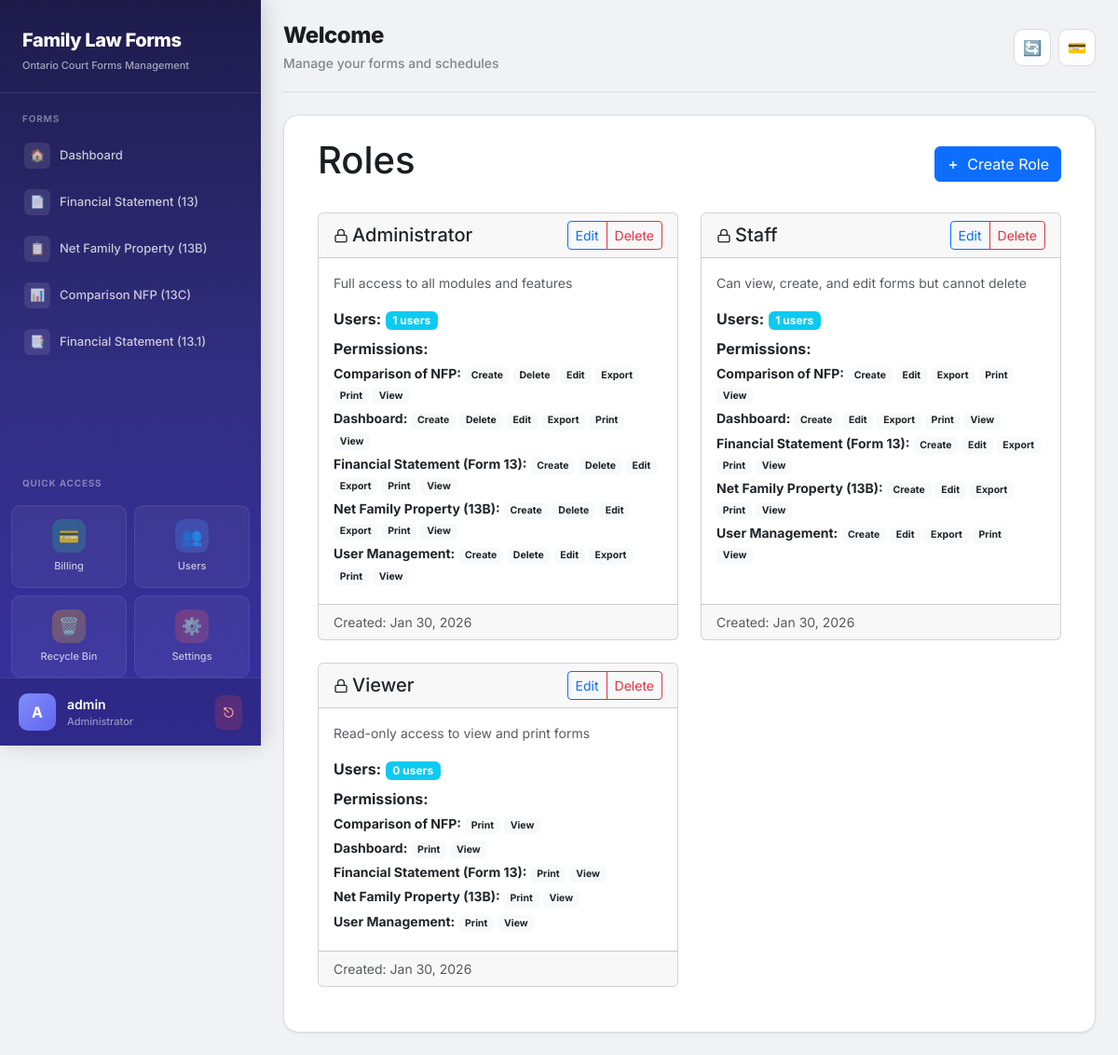
/user-management/roles/ (signed in), run on an earlier commit of the app's database.
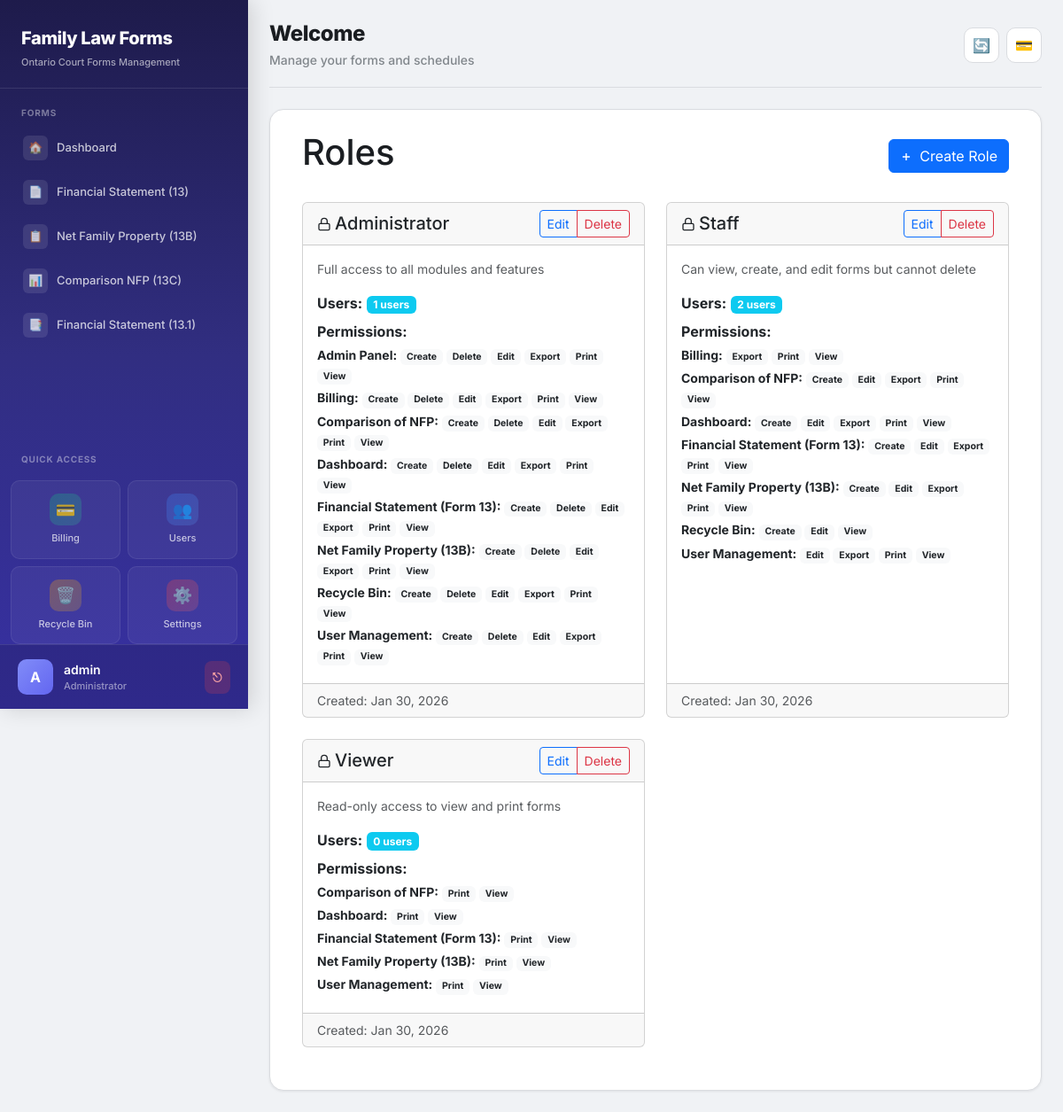
And on a later commit of the database.
### users/models.py (models this page shows, shortened)
class Role(models.Model):
    name = models.CharField(max_length=100, unique=True)
    description = models.TextField(blank=True)
    permissions = models.ManyToManyField(Permission, blank=True, related_name='roles')
    is_active = models.BooleanField(default=True)
    created_at = models.DateTimeField(auto_now_add=True)
    updated_at = models.DateTimeField(auto_now=True)
    class Meta:
        ordering = ['name']
    def get_permissions_by_module(self):
        permissions_dict = {}
        for perm in self.permissions.select_related('module').all():
            module_name = perm.module.name
            if module_name not in permissions_dict:
                permissions_dict[module_name] = []
            permissions_dict[module_name].append(perm.get_permission_type_display())
        return permissions_dict

class Module(models.Model):
    name = models.CharField(max_length=100, unique=True)
    code = models.CharField(max_length=50, unique=True)  # e.g., 'financial_statement', 'comparison_nfp'
    description = models.TextField(blank=True)
    icon = models.CharField(max_length=50, default='📁')
    is_active = models.BooleanField(default=True)
    created_at = models.DateTimeField(auto_now_add=True)
    updated_at = models.DateTimeField(auto_now=True)
    class Meta:
        ordering = ['name']

### users/views.py (the view)
# urls.py: path('roles/', views.role_list, name='role_list'),
@login_required
@user_passes_test(is_admin)
def role_list(request):
    roles = Role.objects.prefetch_related('permissions', 'users').all()
    return render(request, 'users/role_list.html', {'roles': roles})

### users/context_processors.py (called while the page is built, shortened)
def user_permissions(request):
    context = {
        'user_modules': {},
        'user_permissions': {},
    }
    if not request.user.is_authenticated:
        return context
    if request.user.is_superuser:
        modules = Module.objects.filter(is_active=True)
        context['user_modules'] = {m.code: True for m in modules}
        context['user_permissions'] = {
            m.code: {
                'view': True,
                'create': True,
                'edit': True,
                'delete': True,
                'print': True,
                'export': True,
            } for m in modules
        }
        return context

### users/views.py (called while the page is built)
def is_admin(user):
    return user.is_superuser or user.is_staff

### users/templates/users/role_list.html (shortened to what this page needs)
{% extends 'base.html' %}
{% block content %}
<div class="container-fluid">
    <div class="d-flex justify-content-between align-items-center mb-4">
        <h1>Roles</h1>
        <a href="{% url 'users:role_create' %}" class="btn btn-primary">
            <svg width="14" height="14" fill="none" stroke="currentColor" stroke-width="2.5" viewBox="0 0 24 24" style="vertical-align: -2px; margin-right: 4px;"><path d="M12 5v14M5 12h14"/></svg> Create Role
        </a>
    </div>
    <div class="row">
        {% for role in roles %}
        <div class="col-md-6 mb-4">
            <div class="card h-100">
                <div class="card-header d-flex justify-content-between align-items-center">
                    <h5 class="mb-0">
                        <svg width="16" height="16" fill="none" stroke="currentColor" stroke-width="2" viewBox="0 0 24 24" style="vertical-align: -2px; margin-right: 4px;"><rect x="3" y="11" width="18" height="11" rx="2" ry="2"/><path d="M7 11V7a5 5 0 0110 0v4"/></svg>{{ role.name }}
                    </h5>
                    <div class="btn-group btn-group-sm">
                        <a href="{% url 'users:role_edit' role.pk %}" class="btn btn-outline-primary">Edit</a>
                        <a href="{% url 'users:role_delete' role.pk %}" class="btn btn-outline-danger">Delete</a>
                    </div>
                </div>
                <div class="card-body">
                    {% if role.description %}
                    <p class="text-muted small">{{ role.description }}</p>
                    {% endif %}
                    <p class="mb-2"><strong>Users:</strong>
                        <span class="badge bg-info">{{ role.users.count }} users</span>
                    </p>
                    <p class="mb-1"><strong>Permissions:</strong></p>
                    {% with perms=role.get_permissions_by_module %}
                    {% if perms %}
                    <ul class="list-unstyled small mb-0">
                        {% for module, permissions in perms.items %}
                        <li class="mb-1">
                            <strong>{{ module }}:</strong>
                            {% for perm in permissions %}
                            <span class="badge bg-light text-dark">{{ perm }}</span>
                            {% endfor %}
                        </li>
                        {% endfor %}
                    </ul>
                    {% else %}
                    <span class="text-muted small">No permissions assigned</span>
                    {% endif %}
                    {% endwith %}
                </div>
                <div class="card-footer text-muted small">
                    Created: {{ role.created_at|date:"M d, Y" }}
                </div>
            </div>
        </div>
        {% empty %}
        <div class="col-12">
            <div class="alert alert-info">
                No roles created yet. <a href="{% url 'users:role_create' %}">Create your first role</a>.
            </div>
        </div>
        {% endfor %}
    </div>
</div>
{% endblock %}

What changed in the data, as far as the page shows it:
added Module: perms "Admin Panel"
added Module: perms "Billing" "Billing"
added Module: perms "Recycle Bin" "Recycle Bin"
changed Role "Staff": users.count "1" → "2"
Also different on the page:
new list line: ": Create Delete Edit Export Print View"
new list line: ": Export Print View"
new list line: ": Create Edit View"
list line gone: "Create"
